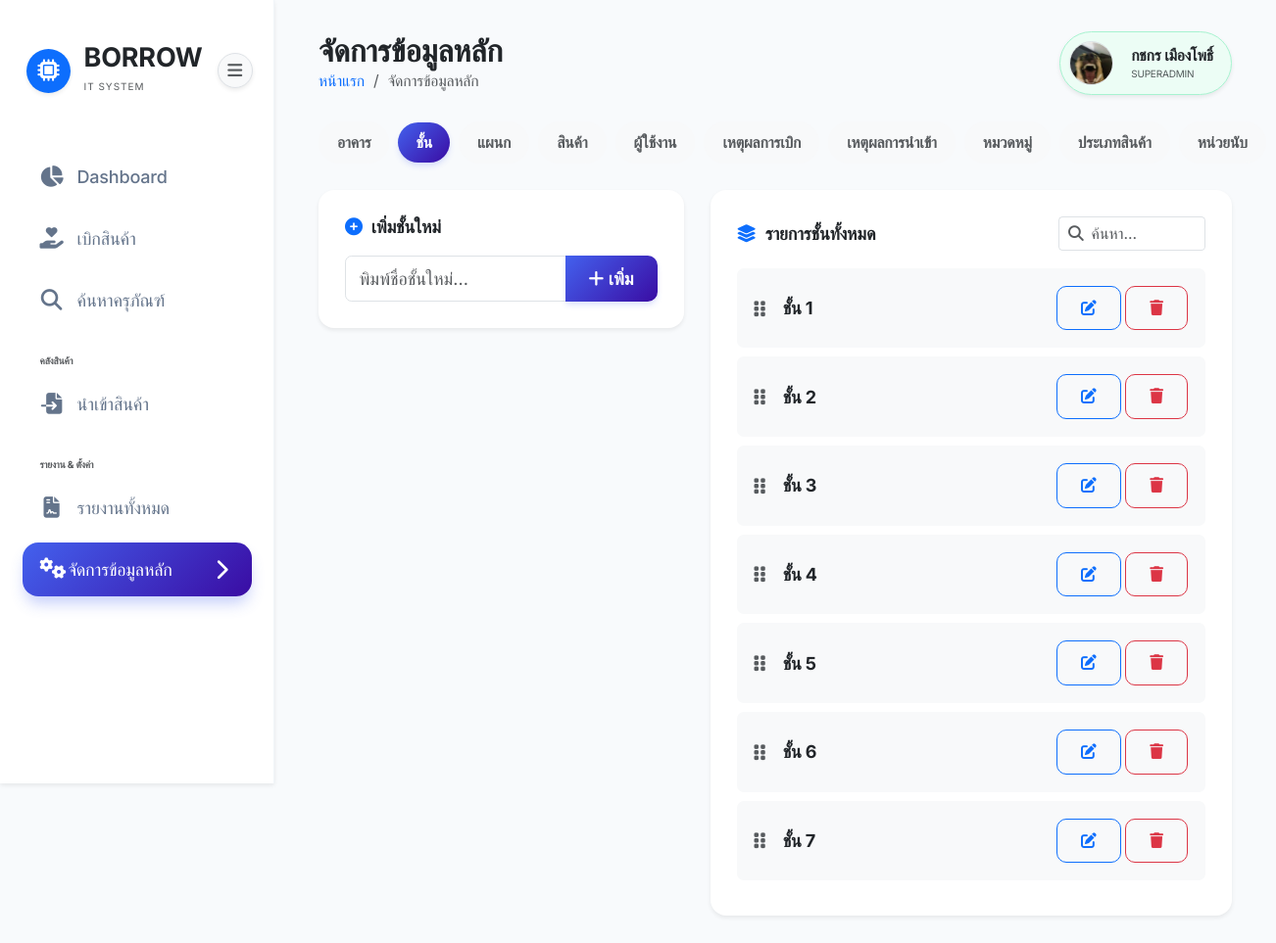
Page /pages/settings.php?tab=floors (signed in) on the committed database.
### tables this page shows
CREATE TABLE `floors` (
  `id` int(11) NOT NULL,
  `name` varchar(255) NOT NULL,
  `sort_order` int(11) DEFAULT 0,
  `created_at` timestamp NOT NULL DEFAULT current_timestamp()
);

### pages/settings.php (the view, shortened to what this page needs)
<?php
require_once '../config/db.php';
try {
    $pdo->exec("ALTER TABLE products MODIFY COLUMN rental_duration DATE NULL");
} catch (PDOException $e) { }
$floors = $pdo->query("SELECT * FROM floors ORDER BY sort_order ASC, id ASC")->fetchAll();
$allowed_tabs = ['buildings', 'floors', 'departments', 'product_types', 'products', 'users', 'borrow', 'import', 'categories', 'units'];
$active_tab = isset($_GET['tab']) && in_array($_GET['tab'], $allowed_tabs, true) ? $_GET['tab'] : 'buildings';
require_once '../includes/header.php';
?>
<div class="d-none d-lg-flex align-items-center justify-content-between gap-2 mb-4">
    <a href="?tab=buildings" class="btn btn-sm rounded-pill px-3 py-2 <?= $active_tab == 'buildings' ? 'btn-primary' : 'btn-light text-muted' ?> text-nowrap">อาคาร</a>
    <a href="?tab=floors" class="btn btn-sm rounded-pill px-3 py-2 <?= $active_tab == 'floors' ? 'btn-primary' : 'btn-light text-muted' ?> text-nowrap">ชั้น</a>
    <a href="?tab=departments" class="btn btn-sm rounded-pill px-3 py-2 <?= $active_tab == 'departments' ? 'btn-primary' : 'btn-light text-muted' ?> text-nowrap">แผนก</a>
    <a href="?tab=products" class="btn btn-sm rounded-pill px-3 py-2 <?= $active_tab == 'products' ? 'btn-primary' : 'btn-light text-muted' ?> text-nowrap">สินค้า</a>
    <a href="?tab=users" class="btn btn-sm rounded-pill px-3 py-2 <?= $active_tab == 'users' ? 'btn-primary' : 'btn-light text-muted' ?> text-nowrap">ผู้ใช้งาน</a>
    <a href="?tab=borrow" class="btn btn-sm rounded-pill px-3 py-2 <?= $active_tab == 'borrow' ? 'btn-primary' : 'btn-light text-muted' ?> text-nowrap">เหตุผลการเบิก</a>
    <a href="?tab=import" class="btn btn-sm rounded-pill px-3 py-2 <?= $active_tab == 'import' ? 'btn-primary' : 'btn-light text-muted' ?> text-nowrap">เหตุผลการนำเข้า</a>
    <a href="?tab=categories" class="btn btn-sm rounded-pill px-3 py-2 <?= $active_tab == 'categories' ? 'btn-primary' : 'btn-light text-muted' ?> text-nowrap">หมวดหมู่</a>
    <a href="?tab=product_types" class="btn btn-sm rounded-pill px-3 py-2 <?= $active_tab == 'product_types' ? 'btn-primary' : 'btn-light text-muted' ?> text-nowrap">ประเภทสินค้า</a>
    <a href="?tab=units" class="btn btn-sm rounded-pill px-3 py-2 <?= $active_tab == 'units' ? 'btn-primary' : 'btn-light text-muted' ?> text-nowrap">หน่วยนับ</a>
</div>
<div class="tab-content">
    <div class="tab-pane fade <?= $active_tab == 'floors' ? 'show active' : '' ?>" id="tabFloors">
        <div class="row g-4">
            <div class="col-lg-5">
                <div class="card p-4 shadow-sm border-0">
                    <h6 class="fw-bold mb-3"><i class="fas fa-plus-circle text-primary me-2"></i>เพิ่มชั้นใหม่</h6>
                    <div class="input-group">
                        <input type="text" id="newFloorName" class="form-control" placeholder="พิมพ์ชื่อชั้นใหม่...">
                        <button class="btn btn-primary fw-bold animate-hover" onclick="addFloor()"><i class="fas fa-plus me-1"></i>เพิ่ม</button>
                    </div>
                </div>
            </div>
            <div class="col-lg-7">
                <div class="card p-4 shadow-sm border-0">
                    <div class="d-flex justify-content-between align-items-center mb-3">
                        <h6 class="fw-bold mb-0"><i class="fas fa-layer-group text-primary me-2"></i>รายการชั้นทั้งหมด</h6>
                        <div class="input-group input-group-sm" style="width: 150px;">
                            <span class="input-group-text bg-white border-end-0"><i class="fas fa-search text-muted"></i></span>
                            <input type="text" class="form-control border-start-0 ps-0" placeholder="ค้นหา..." onkeyup="filterList(this, 'floorList')">
                        </div>
                    </div>
                    <div id="floorList" class="reorder-list">
                        <?php foreach ($floors as $f): ?>
                        <div class="d-flex justify-content-between align-items-center bg-light p-3 rounded mb-2 reason-item" id="floor-<?= $f['id'] ?>" data-id="<?= $f['id'] ?>" style="cursor: grab;">
                            <div class="d-flex align-items-center">
                                <i class="fas fa-grip-vertical text-muted me-3 drag-handle" style="cursor: move;"></i>
                                <span class="fw-bold"><?= htmlspecialchars($f['name']) ?></span>
                            </div>
                            <div>
                                <button class="btn btn-sm btn-outline-primary me-1" onclick="editFloor(<?= $f['id'] ?>, '<?= htmlspecialchars($f['name'], ENT_QUOTES) ?>')"><i class="fas fa-edit"></i></button>
                                <button class="btn btn-sm btn-outline-danger" onclick="deleteFloor(<?= $f['id'] ?>, '<?= htmlspecialchars($f['name'], ENT_QUOTES) ?>')"><i class="fas fa-trash"></i></button>
                            </div>
                        </div>
                        <?php endforeach; ?>
                    </div>
                </div>
            </div>
        </div>
    </div>
</div>
<?php require_once '../includes/footer.php'; ?>

### assets/css/style.css (style rules this page uses)
:root { --primary-color: #4361ee; --primary-gradient: linear-gradient(135deg, #4361ee 0%, #3a0ca3 100%); --secondary-color: #3f37c9; --accent-color: #4cc9f0; --success-color: #4cc9f0; --warning-color: #f72585; --danger-color: #ef4444; --dark-bg: #0f172a; --sidebar-bg: #ffffff; --card-bg: #ffffff; --text-main: #1e293b; --text-muted: #64748b; --border-color: #f1f5f9; --radius-sm: 10px; --radius-md: 16px; --radius-lg: 24px; --shadow-sm: 0 1px 3px rgba(0, 0, 0, 0.1); --shadow-md: 0 10px 15px -3px rgba(0, 0, 0, 0.1), 0 4px 6px -2px rgba(0, 0, 0, 0.05); --shadow-lg: 0 20px 25px -5px rgba(0, 0, 0, 0.1), 0 10px 10px -5px rgba(0, 0, 0, 0.04); --glass-bg: rgba(255, 255, 255, 0.7); --glass-border: rgba(255, 255, 255, 0.3); }
html { font-size: clamp(14px, 0.5vw + 12px, 18px); }
body { font-family: 'Inter', 'Sarabun', sans-serif; background-color: #f8fafc; color: var(--text-main); overflow-x: hidden; letter-spacing: -0.01em; }
.card { border: 1px solid var(--border-color); border-radius: var(--radius-md); box-shadow: var(--shadow-sm); transition: all 0.3s cubic-bezier(0.4, 0, 0.2, 1); background: white; }
.btn { border-radius: var(--radius-sm); padding: 10px 24px; font-weight: 600; transition: all 0.3s cubic-bezier(0.4, 0, 0.2, 1); }
.btn-primary { background: var(--primary-gradient); border: none; box-shadow: 0 4px 6px -1px rgba(67, 97, 238, 0.2); }

### pages/settings.php (style rules this page uses)
.reason-item { flex-wrap: nowrap !important; }
.reason-item > div:first-child { flex: 1; min-width: 0; padding-right: 10px; }
.reason-item > div:first-child > span { white-space: nowrap; overflow: hidden; text-overflow: ellipsis; display: block; }
.reason-item > div:last-child { flex-shrink: 0; white-space: nowrap; display: flex; gap: 0.25rem; }

### rows in the picture
floors: name "ชั้น 1"
floors: name "ชั้น 2"
floors: name "ชั้น 3"
floors: name "ชั้น 4"
floors: name "ชั้น 5"
floors: name "ชั้น 6"
floors: name "ชั้น 7"

### other values in the picture
$page_title "จัดการข้อมูลหลัก"
$_SESSION['user_name'] "กชกร เมืองโพธิ์"
$_SESSION['user_role'] "SUPERADMIN"
